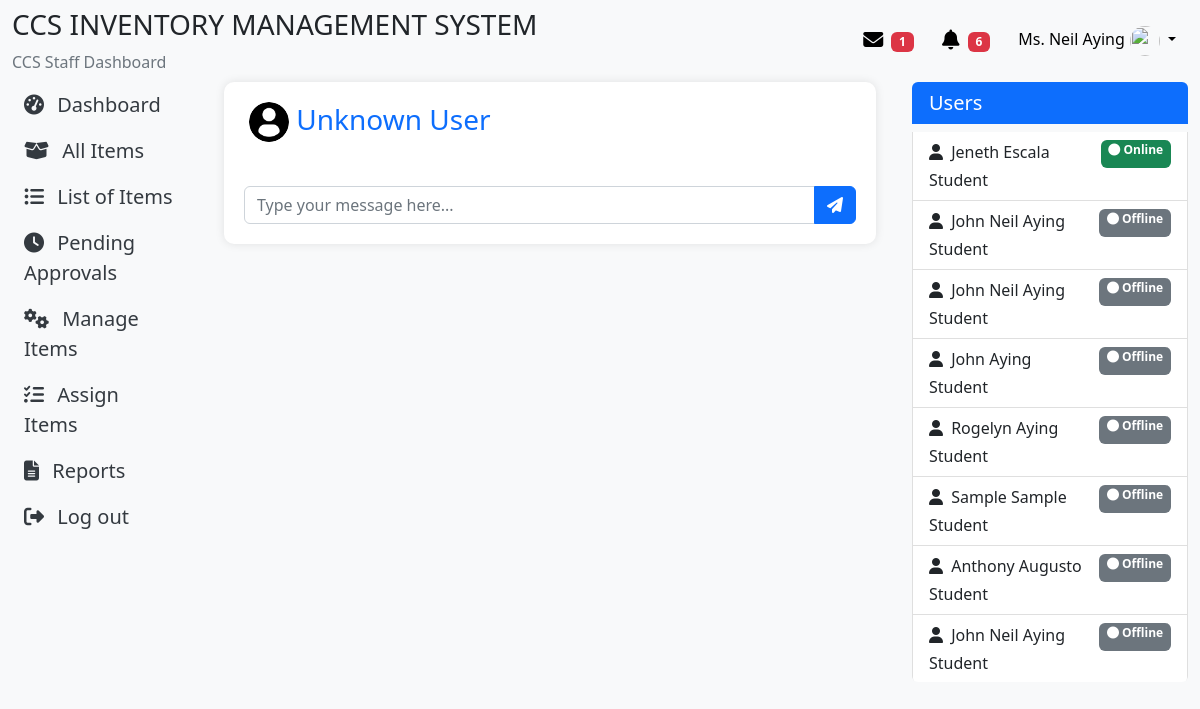
Screenshot of /DashboardCCSStaff/ccsstaffConversation.php (signed in) with the database file from the repository.
### tables this page shows
CREATE TABLE `tblusers` (
  `id` int(11) NOT NULL,
  `addedbyid` int(11) NOT NULL,
  `usertype` varchar(50) NOT NULL,
  `fname` varchar(50) NOT NULL,
  `lname` varchar(50) NOT NULL,
  `password` varchar(50) NOT NULL,
  `online_status` enum('online','offline') DEFAULT 'offline',
  `status` varchar(20) NOT NULL,
  `email` varchar(50) NOT NULL,
  `gender` varchar(50) NOT NULL,
  `department` varchar(50) NOT NULL,
  `approveby` varchar(50) DEFAULT NULL,
  `datetimeregister` datetime DEFAULT NULL,
  `datetimeapprove` datetime DEFAULT NULL
);

### DashboardCCSStaff/ccsmessage_count.php (called while the page is built, shortened)
<?php
include('ccsfunctions.php');
$staffId = $_SESSION['staff_id'];
$query = "SELECT COUNT(DISTINCT m.sender_id) AS unread_count
          FROM tblmessages m
          INNER JOIN tblmessage_recipients mr ON m.id = mr.message_id
          WHERE mr.recipient_id = ? AND mr.status = 'unread'";
$stmt = mysqli_prepare($con, $query);
if ($stmt) {
    mysqli_stmt_bind_param($stmt, "i", $staffId);
    if (mysqli_stmt_execute($stmt)) {
        $result = mysqli_stmt_get_result($stmt);
        if ($result && mysqli_num_rows($result) > 0) {
            $row = mysqli_fetch_assoc($result);
            $unreadMessages = $row['unread_count'];
        }
    } else {
        echo "Error executing query: " . mysqli_error($con);
    }
} else {
    echo "Error preparing statement: " . mysqli_error($con);
}
?>

### DashboardCCSStaff/ccsavailableusers.php (the view, shortened to what this page needs)
<div class="list-group" style="max-height: 600px; overflow-y: auto;">
    <h5 class="list-group-item list-group-item-action active" aria-current="true">Users</h5>
    <?php
    $online_query = "SELECT * FROM tblusers WHERE usertype <> 'CCS Staff' AND usertype <> 'Admin' AND status = 'Active' AND online_status = 'online'";
    $online_result = mysqli_query($con, $online_query);
    if ($online_result && mysqli_num_rows($online_result) > 0) {
        while ($online_row = mysqli_fetch_assoc($online_result)) {
            echo '<a href="ccsstaffConversation.php?sender_id=' . $online_row['id'] . '" class="list-group-item list-group-item-action">';
            echo '<div class="d-flex w-100 justify-content-between">';
            echo '<h7 class="mb-1"><i class="fas fa-user me-1"></i> ' . $online_row['fname'] . ' ' . $online_row['lname'] . '</h7>';
            echo '<span class="badge bg-success"><i class="fas fa-circle"></i> Online</span>';
            echo '</div>';
            echo '<h9 class="mb-1">' . $online_row['usertype'] . '</h9>';
            echo '</a>';
        }
    }
    $offline_query = "SELECT * FROM tblusers WHERE usertype <> 'CCS Staff' AND usertype <> 'Admin'  AND usertype <> 'Dean' AND status = 'Active' AND online_status <> 'online'";
    $offline_result = mysqli_query($con, $offline_query);
    if ($offline_result && mysqli_num_rows($offline_result) > 0) {
        while ($offline_row = mysqli_fetch_assoc($offline_result)) {
            echo '<a href="ccsstaffConversation.php?sender_id=' . $offline_row['id'] . '" class="list-group-item list-group-item-action">';
            echo '<div class="d-flex w-100 justify-content-between">';
            echo '<h7 class="mb-1"><i class="fas fa-user me-1"></i> ' . $offline_row['fname'] . ' ' . $offline_row['lname'] . '</h7>';
            echo '<span class="badge bg-secondary"><i class="fas fa-circle"></i> Offline</span>';
            echo '</div>';
            echo '<h9 class="mb-1">' . $offline_row['usertype'] . '</h9>';
            echo '</a>';
        }
    } else {
        echo '<a href="#" class="list-group-item list-group-item-action">No users found.</a>';
    }
    ?>
</div>

### DashboardCCSStaff/ccsheader.php (shortened to what this page needs)
<?php
include ('ccsfunctions.php');
include('ccsmessage_count.php');
$staffId = $_SESSION['staff_id'];
$query = "SELECT * FROM tblusers WHERE id = ?";
$stmt = mysqli_prepare($con, $query);
if ($stmt) {
    mysqli_stmt_bind_param($stmt, "s", $staffId);
    if (mysqli_stmt_execute($stmt)) {
        $result = mysqli_stmt_get_result($stmt);
        if ($result && mysqli_num_rows($result) > 0) {
            $row = mysqli_fetch_assoc($result);
            $userType = $row["usertype"];
        } else {
        }
    } else {
        die('Statement execution failed: ' . mysqli_stmt_error($stmt));
    }
} else {
    die('Statement preparation failed: ' . mysqli_error($con));
}
$queryCount = "SELECT COUNT(DISTINCT datetime) AS notification_count
               FROM (
                   SELECT br.datetimereqborrow AS datetime
                   FROM tblborrowingreports br
                   WHERE br.datetimereqborrow IS NOT NULL
                   UNION ALL
                   SELECT br.datetimereqreservation AS datetime
                   FROM tblborrowingreports br
                   WHERE br.datetimereqreservation IS NOT NULL
                   UNION ALL
                   SELECT br.datetimereqreturn AS datetime
                   FROM tblborrowingreports br
                   WHERE br.datetimereqreturn IS NOT NULL
               ) AS subquery";
$stmtCount = mysqli_prepare($con, $queryCount);
if ($stmtCount) {
    if (mysqli_stmt_execute($stmtCount)) {
        $resultCount = mysqli_stmt_get_result($stmtCount);
        if ($resultCount && mysqli_num_rows($resultCount) > 0) {
            $rowCount = mysqli_fetch_assoc($resultCount);
            $notificationCount = $rowCount['notification_count'];
        } else {
            $notificationCount = 0;
        }
    } else {
        $notificationCount = 0;
    }
} else {
    $notificationCount = 0;
}
?>
<div class="container-fluid">
    <div class="header--wrapper py-2">
        <div class="header sad">
            <div class="logo-and-text">
                <h3 class="text-dark">CCS INVENTORY MANAGEMENT SYSTEM</h3>
            </div>
            <span class="text-muted"><?php echo $userType ?> Dashboard</span>
        </div>
        <div class="user--info">
            <div class="dropdown">
                <a href="ccsstaffMessaging.php" class="btn btn-secondary custom-dropdown-btn" type="button"
                    id="messageDropdown" data-bs-toggle="messagedropdown" aria-expanded="false">
                    <i class="fas fa-envelope fs-5 me-1"></i>
                    <sup class="badge bg-danger"><?php echo $unreadMessages; ?></sup>
                </a>
                <button href="ccsstaffNotifications.php" class="btn btn-secondary custom-dropdown-btn" type="button"
                    id="notificationDropdown" data-bs-toggle="dropdown" aria-expanded="false">
                    <i class="fas fa-bell fs-5 me-1"></i>
                    <sup class="badge bg-danger" id="notificationCounter"><?php echo $notificationCount; ?></sup>
                </button>
                    <?php
                    $query = "SELECT br.borrowerid, u.fname, u.lname, GROUP_CONCAT(ib.subcategoryname SEPARATOR '|') AS subcategories, br.datetimereqborrow AS datetime, 'request to borrow' AS action
                    FROM tblborrowingreports br
                    JOIN tblusers u ON br.borrowerid = u.id
                    JOIN tblitembrand ib ON FIND_IN_SET(ib.id, br.itemid)
                    WHERE br.datetimereqborrow IS NOT NULL
                    GROUP BY br.borrowerid, br.datetimereqborrow
                    UNION
                    SELECT br.borrowerid, u.fname, u.lname, GROUP_CONCAT(ib.subcategoryname SEPARATOR '|') AS subcategories, br.datetimereqreservation AS datetime, 'request to reserve' AS action
                    FROM tblborrowingreports br
                    JOIN tblusers u ON br.borrowerid = u.id
                    JOIN tblitembrand ib ON FIND_IN_SET(ib.id, br.itemid)
                    WHERE br.datetimereqreservation IS NOT NULL
                    GROUP BY br.borrowerid, br.datetimereqreservation
                    UNION
                    SELECT br.borrowerid, u.fname, u.lname, GROUP_CONCAT(ib.subcategoryname SEPARATOR '|') AS subcategories, br.datetimereqreturn AS datetime, 'request to returned' AS action
                    FROM tblborrowingreports br
                    JOIN tblusers u ON br.borrowerid = u.id
                    JOIN tblitembrand ib ON FIND_IN_SET(ib.id, br.itemid)
                    WHERE br.datetimereqreturn IS NOT NULL
                    GROUP BY br.borrowerid, br.datetimereqreturn
                    ORDER BY datetime DESC";
                    $result = mysqli_query($con, $query);
                    if ($result && mysqli_num_rows($result) > 0) {
                        while ($row = mysqli_fetch_assoc($result)) {
                            $formattedDatetime = date('h:i:s A', strtotime($row['datetime']));
                            $notificationDate = date('Y-m-d', strtotime($row['datetime']));
                            $currentDate = date('Y-m-d');
                            $dateDiff = strtotime($currentDate) - strtotime($notificationDate);
                            if ($dateDiff == 0) {
                                $timeframe = "Today";
                            } elseif ($dateDiff == 86400) {
                                $timeframe = "Yesterday";
                            } elseif ($dateDiff < 259200) {
                                $days = round($dateDiff / 86400);
                                $timeframe = "$days days ago";
                            } elseif ($dateDiff < 604800) {
                                $timeframe = "Last Week";
                            } elseif ($dateDiff < 2592000) {
                                $timeframe = "Last Month";
                            } else {
                                $timeframe = "More than a month ago";
                            }
                            $href = '#';
                            if ($row['action'] === 'request to borrow') {
                                $borrowerId = $row['borrowerid'];
                                $href = 'ccsstaffViewBorrower_all_items.php?borrowerId=' . $borrowerId;
                            } elseif ($row['action'] === 'request to reserve') {
                                $borrowerId = $row['borrowerid'];
                                $href = 'ccsstaffViewBorrower_allreserve_items.php?borrowerId=' . $borrowerId;
                            } elseif ($row['action'] === 'request to returned') {
                                $borrowerId = $row['borrowerid'];
                                $href = 'ccsstaffViewUnreturnItems.php?borrower_id=' . $borrowerId;
                            } elseif ($row['action'] === 'Returned') {
                                $href = 'return.php';
                            }
                            $subcategories = explode('|', $row['subcategories']);
                            $subcategory_counts = array_count_values($subcategories);
                            echo '<li class="notification-item">';
                            echo '<a href="' . $href . '" class="notification-link" style="text-decoration: none !important;">';
                            echo '<div class="notification-content">';
                            echo '<p class="notification-text">';
                            if (!empty($borrowerId)) {
                                $profileImagePath = "/inventory/images/imageofusers/" . $borrowerId . ".png";
                                if (file_exists($_SERVER['DOCUMENT_ROOT'] . $profileImagePath)) {
                                    echo '<img src="' . $profileImagePath . '?' . time() . '" width="160">';
                                } else {
                                    echo '<img src="/inventory/images/imageofusers/profile-user.png?' . time() . '" width="160">';
                                }
                            } else {
                                echo '<img src="/inventory/images/imageofusers/profile-user.png?' . time() . '" width="160">';
                            }
                            echo '<strong> ' . $row['fname'] . ' ' . $row['lname'] . '</strong> ';
                            echo $row['action'] . ' item ';
                            foreach ($subcategory_counts as $subcategory => $count) {
                                echo $subcategory . ($count > 1 ? "($count)" : "") . ', ';
                            }
                            echo '<br>' . $timeframe . ' ' . $formattedDatetime;
                            echo '</p>';
                            echo '</div>';
                            echo '</a>';
                            echo '</li>';
                        }
                    } else {
                        echo '<li><a class="dropdown-item" href="#">No notifications</a></li>';
                    }
                    ?>
                <button class="btn btn-secondary dropdown-toggle custom-dropdown-btn" type="button" id="userDropdown"
                    data-bs-toggle="dropdown" aria-expanded="false">
                    <?php
                    if (isset($row)) {
                        echo $row['fname'] . ' ' . $row['lname'];
                        if (!empty($row['id'])) {
                            $profileImagePath = "/inventory/images/imageofusers/" . $row['id'] . ".png";
                            if (file_exists($_SERVER['DOCUMENT_ROOT'] . $profileImagePath)) {
                                echo '<img src="' . $profileImagePath . '?' . time() . '" width="30px" height="30px">';
                            } else {
                                echo '<img src="/inventory/images/imageofusers/profile-user.png?' . time() . '" width="30px" height="30px">';
                            }
                        } else {
                            echo '<img src="/inventory/images/imageofusers/profile-user.png?' . time() . '" width="30px" height="30px">';
                        }
                    } else {
                        $query = "SELECT fname, lname, id, gender FROM tblusers WHERE id = ?";
                        $stmt = mysqli_prepare($con, $query);
                        if ($stmt) {
                            mysqli_stmt_bind_param($stmt, "s", $_SESSION['staff_id']);
                            if (mysqli_stmt_execute($stmt)) {
                                $result = mysqli_stmt_get_result($stmt);
                                if ($result && mysqli_num_rows($result) > 0) {
                                    $user_row = mysqli_fetch_assoc($result);
                                    if ($user_row['gender'] == 'Male') {
                                        $staffSalutation = 'Mr.';
                                    } else {
                                        $staffSalutation = 'Ms.';
                                    }
                                    echo $staffSalutation . ' ' . $user_row['fname'] . ' ' . $user_row['lname'];
                                    $profileImagePath = "/inventory/images/imageofusers/" . $user_row['id'] . ".png";
                                    if (!empty($user_row['id'])) {
                                        echo '<img src="' . $profileImagePath . '?' . time() . '" alt="" class="userpicture" width="50">';
                                    } else {
                                        echo '<img src="/inventory/images/imageofusers/profile-user.png?' . time() . '" alt="userpicture" class="userpicture" width="50">';
                                    }
                                }
                            }
                        }
                    }
                    ?>
                </button>
            </div>
        </div>
    </div>
</div>

### DashboardCCSStaff/staffstyles.css (style rules this page uses)
.header--wrapper { display: flex; justify-content: space-between; align-items: center; flex-wrap: wrap; }
.user--info { display: flex; align-items: center; background-color: transparent !important; }
.custom-dropdown-btn { background-color: transparent !important; border: none !important; color: #000 !important; }
.dropdown img { width: 20px; height: 20px; cursor: pointer; border-radius: 50%; margin-left: 5px; }

### DashboardCCSStaff/ccsheader.php (style rules this page uses)
.header--wrapper { display: flex; justify-content: space-between; align-items: center; flex-wrap: wrap; }
.user--info { display: flex; align-items: center; background-color: transparent !important; }
.custom-dropdown-btn { background-color: transparent !important; border: none !important; color: #000 !important; }
.dropdown img { width: 30px; height: 30px; cursor: pointer; border-radius: 50%; margin-left: 5px; }

### DashboardCCSStaff/ccsstaffConversation.php (style rules this page uses)
body { background-color: #f8f9fa; }
a { text-decoration: none; }
img { width: 40px; height: 40px; cursor: pointer; border-radius: 50%; align-items: center; margin-left: 5px; }

### rows the page displays
tblusers: usertype "CCS Staff", gender "Ms.", fname "Neil", lname "Aying"
tblusers: fname "Jeneth", lname "Escala", usertype "Student"
tblusers: fname "John Neil", lname "Aying", usertype "Student"
tblusers: fname "John Neil", lname "Aying", usertype "Student"
tblusers: fname "John", lname "Aying", usertype "Student"
tblusers: fname "Rogelyn", lname "Aying", usertype "Student"
tblusers: fname "Sample", lname "Sample", usertype "Student"
tblusers: fname "Anthony", lname "Augusto", usertype "Student"
tblusers: fname "John Neil", lname "Aying", usertype "Student"

### other values shown
$unreadMessages "1"
$notificationCount "6"
$senderName "Unknown User"
